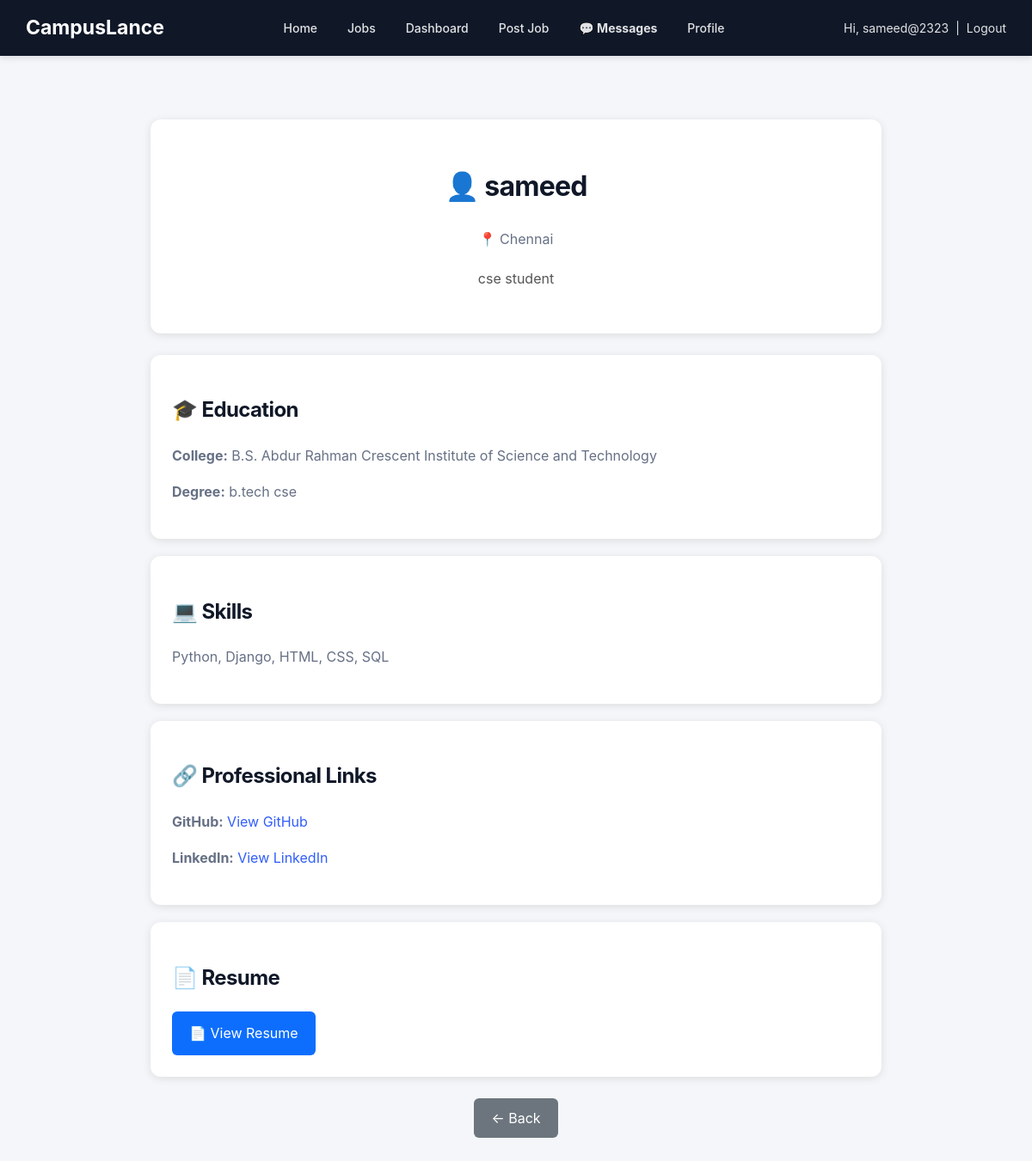
Page /profiles/student/1/ (signed in) on the committed database.
### accounts/models.py (models this page shows, shortened)
class CustomUser(AbstractUser):
    ROLE_CHOICES = (
        ('student', 'Student'),
        ('client', 'Client'),
    )
    role = models.CharField(max_length=20, choices=ROLE_CHOICES)
    phone = models.CharField(max_length=15, blank=True)
    profile_image = models.ImageField(
        upload_to='profile_images/',
        blank=True,
        null=True
    )
    college = models.CharField(max_length=200, blank=True)
    department = models.CharField(max_length=100, blank=True)
    location = models.CharField(max_length=100, blank=True)
    skills = models.TextField(blank=True)
    education = models.TextField(blank=True)
    experience = models.TextField(blank=True)
    github = models.URLField(blank=True)
    linkedin = models.URLField(blank=True)
    portfolio = models.URLField(blank=True)
    resume = models.FileField(
        upload_to='resumes/',
        blank=True,
        null=True
    )
    about = models.TextField(blank=True)

### profiles/models.py (models this page shows, shortened)
class StudentProfile(models.Model):
    user = models.OneToOneField(
        settings.AUTH_USER_MODEL,
        on_delete=models.CASCADE
    )
    college = models.CharField(
        max_length=200,
        blank=True
    )
    degree = models.CharField(
        max_length=100,
        blank=True
    )
    skills = models.TextField(
        blank=True,
        help_text="Separate skills with commas"
    )
    bio = models.TextField(
        blank=True
    )
    location = models.CharField(
        max_length=100,
        blank=True
    )
    github = models.URLField(
        blank=True
    )
    linkedin = models.URLField(
        blank=True
    )
    portfolio = models.URLField(
        blank=True
    )
    resume = models.FileField(
        upload_to="resumes/",
        blank=True,
        null=True
    )

### profiles/views.py (the view)
@login_required
def student_profile(request, student_id):
    student = get_object_or_404(
        CustomUser,
        id=student_id,
        role="student"
    )
    profile, created = StudentProfile.objects.get_or_create(
        user=student
    )
    return render(request, "profiles/student_profile.html", {
        "student": student,
        "profile": profile
    })

### messaging/context_processors.py (called while the page is built)
def unread_messages(request):
    if not request.user.is_authenticated:
        return {
            "unread_message_count": 0
        }
    count = Message.objects.filter(
        receiver=request.user,
        is_read=False
    ).count()
    return {
        "unread_message_count": count
    }

### templates/profiles/student_profile.html (shortened to what this page needs)
{% extends "base.html" %}
{% block content %}
<div style="
    max-width:850px;
    margin:40px auto;
">
    <div style="
        background:white;
        padding:30px;
        border-radius:12px;
        box-shadow:0 2px 10px #ddd;
        margin-bottom:25px;
        text-align:center;
    ">
        <h1>👤 {{ student.username }}</h1>
        {% if profile.location %}
            <p>📍 {{ profile.location }}</p>
        {% endif %}
        {% if profile.bio %}
            <p style="
                max-width:650px;
                margin:20px auto;
                color:#555;
            ">
                {{ profile.bio }}
            </p>
        {% endif %}
    </div>
    <div style="
        background:white;
        padding:25px;
        border-radius:12px;
        box-shadow:0 2px 10px #ddd;
        margin-bottom:20px;
    ">
        <h2>🎓 Education</h2>
        {% if profile.college %}
            <p>
                <strong>College:</strong>
                {{ profile.college }}
            </p>
        {% else %}
            <p>No college information provided.</p>
        {% endif %}
        {% if profile.degree %}
            <p>
                <strong>Degree:</strong>
                {{ profile.degree }}
            </p>
        {% endif %}
    </div>
    <div style="
        background:white;
        padding:25px;
        border-radius:12px;
        box-shadow:0 2px 10px #ddd;
        margin-bottom:20px;
    ">
        <h2>💻 Skills</h2>
        {% if profile.skills %}
            <p>{{ profile.skills }}</p>
        {% else %}
            <p>No skills provided.</p>
        {% endif %}
    </div>
    <div style="
        background:white;
        padding:25px;
        border-radius:12px;
        box-shadow:0 2px 10px #ddd;
        margin-bottom:20px;
    ">
        <h2>🔗 Professional Links</h2>
        {% if profile.github %}
            <p>
                <strong>GitHub:</strong>
                <a href="{{ profile.github }}" target="_blank">
                    View GitHub
                </a>
            </p>
        {% endif %}
        {% if profile.linkedin %}
            <p>
                <strong>LinkedIn:</strong>
                <a href="{{ profile.linkedin }}" target="_blank">
                    View LinkedIn
                </a>
            </p>
        {% endif %}
    </div>
    <div style="
        background:white;
        padding:25px;
        border-radius:12px;
        box-shadow:0 2px 10px #ddd;
        margin-bottom:25px;
    ">
        <h2>📄 Resume</h2>
        {% if profile.resume %}
            <a
                href="{{ profile.resume.url }}"
                target="_blank"
                style="
                    display:inline-block;
                    padding:12px 20px;
                    background:#0d6efd;
                    color:white;
                    text-decoration:none;
                    border-radius:6px;
                "
            >
                📄 View Resume
            </a>
        {% else %}
            <p>No resume uploaded.</p>
        {% endif %}
    </div>
    <div style="text-align:center;">
        <a
            href="javascript:history.back()"
            style="
                display:inline-block;
                padding:10px 20px;
                background:#6c757d;
                color:white;
                text-decoration:none;
                border-radius:6px;
            "
        >
            ← Back
        </a>
    </div>
</div>
{% endblock %}

### templates/base.html (shortened to what this page needs)
<!DOCTYPE html>
<html lang="en">
<head>
    {% load static %}
    <link
        rel="stylesheet"
        href="{% static 'css/style.css' %}"
    >
</head>
<body>
<nav class="navbar">
    <a
        href="{% url 'home' %}"
        class="navbar-brand"
    >
        CampusLance
    </a>
    <div class="navbar-links">
        <a href="{% url 'home' %}">
            Home
        </a>
        <a href="{% url 'job_list' %}">
            Jobs
        </a>
        {% if user.is_authenticated %}
            {% if user.role == "client" %}
                <a href="{% url 'client_dashboard' %}">
                    Dashboard
                </a>
            {% else %}
                <a href="{% url 'student_dashboard' %}">
                    Dashboard
                </a>
            {% endif %}
            {% if user.role == "client" %}
                <a href="{% url 'post_job' %}">
                    Post Job
                </a>
            {% endif %}
            <a
                href="{% url 'message_inbox' %}"
                class="messages-link"
            >
                💬 Messages
            </a>
            <a href="{% url 'profile' %}">
                Profile
            </a>
        {% endif %}
    </div>
    {% if user.is_authenticated %}
        <div class="navbar-user">
            <span>
                Hi, {{ user.username }}
            </span>
            <span>
                |
            </span>
            <a href="{% url 'logout' %}">
                Logout
            </a>
        </div>
    {% endif %}
</nav>
<main>
    <div class="container">
        {% block content %}
        {% endblock %}
    </div>
</main>
</body>
</html>

### static/css/style.css (style rules this page uses)
* { box-sizing: border-box; }
html { scroll-behavior: smooth; }
body { margin: 0; padding: 0; font-family: Arial, Helvetica, sans-serif; background: #f8fafc; color: #172033; line-height: 1.6; }
.container { width: 100%; max-width: 1180px !important; margin: 0 auto; padding-left: 24px; padding-right: 24px; }
a { text-decoration: none; }
:root { --cl-navy: #101828; --cl-blue: #315EFB; --cl-amber: #FFB547; --cl-background: #F4F6FA; --cl-surface: #FFFFFF; --cl-muted: #667085; --cl-border: #E4E7EC; --cl-blue-soft: #EEF2FF; --cl-amber-soft: #FFF4E2; --cl-success: #067647; --cl-danger: #B42318; --cl-radius: 16px; --cl-shadow: 0 8px 24px rgba(16, 24, 40, 0.07); }
html { scroll-padding-top: 90px; }
body { background: var(--cl-background) !important; color: var(--cl-navy) !important; font-family: Inter, "Segoe UI", Arial, sans-serif; line-height: 1.65; }
h1, h2, h3, h4, h5, h6 { color: var(--cl-navy); font-weight: 750; letter-spacing: -0.025em; }
p { color: var(--cl-muted); }
a { color: var(--cl-blue); transition: color 0.18s ease, background-color 0.18s ease, border-color 0.18s ease, box-shadow 0.18s ease, transform 0.18s ease; }
.navbar { position: relative; z-index: 20; background: var(--cl-navy) !important; color: #fff; box-shadow: 0 4px 18px rgba(16, 24, 40, 0.16); }
.navbar-brand, .navbar-brand:hover { color: #fff !important; }
.navbar-links a, .navbar-user, .navbar-user a, .navbar .nav-link { color: rgba(255, 255, 255, 0.88) !important; text-decoration: none; transition: color 0.18s ease, background-color 0.18s ease; }
.navbar-links a { border-radius: 8px; padding: 8px 10px !important; }
.container { max-width: 1180px !important; }
main > .container { padding-top: 34px; padding-bottom: 48px; }

### templates/base.html (style rules this page uses)
* { box-sizing: border-box; }
html, body { margin: 0; padding: 0; width: 100%; overflow-x: hidden; }
body { font-family: Inter, "Segoe UI", Arial, sans-serif; background: var(--cl-background); color: var(--cl-navy); }
.navbar { width: 100%; background: #0d6efd; padding: 13px 30px; display: flex; align-items: center; gap: 20px; box-shadow: 0 2px 8px rgba(0, 0, 0, 0.12); }
.navbar-brand { color: white; font-size: 23px; font-weight: bold; text-decoration: none; white-space: nowrap; flex-shrink: 0; }
.navbar-links { flex: 1; display: flex; align-items: center; justify-content: center; gap: 5px 15px; flex-wrap: wrap; }
.navbar-links a { color: white; text-decoration: none; font-size: 14px; font-weight: 500; padding: 7px 4px; white-space: nowrap; }
.ai-link, .messages-link { font-weight: bold !important; }
.messages-link { position: relative; display: inline-flex; align-items: center; gap: 5px; }
.navbar-user { color: white; display: flex; align-items: center; gap: 8px; font-size: 14px; white-space: nowrap; flex-shrink: 0; }
.navbar-user a { color: white; text-decoration: none; }
.container { width: 100%; max-width: 1100px; margin-left: auto; margin-right: auto; padding: 30px; }

### rows in the picture
CustomUser: username "sameed@2323"
CustomUser: username "sameed"
StudentProfile: location "Chennai", bio "cse student", college "B.S. Abdur Rahman Crescent Institute of Science and Technology", degree "b.tech cse", skills "Python, Django, HTML, CSS, SQL"
